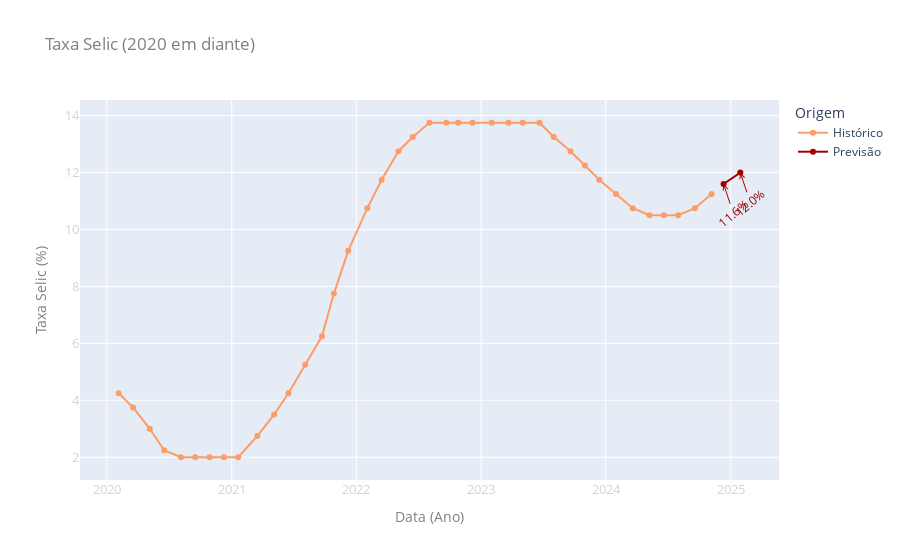

Write notebook code for a chart like this one.
### Code cell
# # Plot com a paleta ajustada
fig = px.line(
    df_filtrado,
    x="Data",
    y="Taxa_Selic",
    color="Origem",
    title="Taxa Selic (2010 em diante)",
    labels={"Data": "Data (Ano)", "Taxa_Selic": "Taxa Selic (%)"},
    color_discrete_map=color_discrete_map,
    markers=True
)

# Adicionando os valores como texto nos pontos de previsão
for i, row in df_filtrado[df_filtrado["Origem"] == "Previsão"].iterrows():
    fig.add_annotation(
        x=row["Data"],
        y=row["Taxa_Selic"],
        text=f"{row['Taxa_Selic']}%",  # Exibe o valor formatado
        showarrow=True,
        arrowhead=5,
        ax=10,
        ay=30,
        font=dict(color="rgb(164, 0, 0)", size=12),
        textangle=-40,
        arrowcolor="rgb(164, 0, 0)"
    )

fig.update_layout(
    xaxis=dict(
        tickformat="%Y",
        title=dict(text="Data (Ano)", font=dict(color="gray")),  # Cor do título do eixo X
        tickfont=dict(color="lightgray", size=13)  # Cor dos ticks do eixo X
    ),
    yaxis=dict(
        title=dict(text="Taxa Selic (%)", font=dict(color="gray")),  # Cor do título do eixo Y
        tickfont=dict(color="lightgray", size=13)  # Cor dos ticks do eixo Y
    ),
    title=dict(
        text="Taxa Selic (2020 em diante)",  # Texto do título
        font=dict(color="gray")  # Título em negrito
    )
)


# Ajustando o layout
fig.update_layout(xaxis=dict(tickformat="%Y"))
fig.show()

### Figure 1 — Plotly figure (JSON) as saved in the notebook; plotly's stock layout.template omitted (floating-point values rounded to 4 significant figures)
{"data": [{"hovertemplate": "Origem=Histórico<br>Data (Ano)=%{x}<br>Taxa Selic (%)=%{y}<extra></extra>", "legendgroup": "Histórico", "line": {"color": "rgb(252, 157, 104)", "dash": "solid"}, "marker": {"symbol": "circle"}, "mode": "markers+lines", "name": "Histórico", "orientation": "v", "showlegend": true, "type": "scatter", "x": ["2020-02-05T00:00:00", "2020-03-18T00:00:00", "2020-05-06T00:00:00", "2020-06-17T00:00:00", "2020-08-05T00:00:00", "2020-09-16T00:00:00", "2020-10-28T00:00:00", "2020-12-09T00:00:00", "2021-01-20T00:00:00", "2021-03-17T00:00:00", "2021-05-05T00:00:00", "2021-06-16T00:00:00", "2021-08-04T00:00:00", "2021-09-22T00:00:00", "2021-10-27T00:00:00", "2021-12-08T00:00:00", "2022-02-02T00:00:00", "2022-03-16T00:00:00", "2022-05-04T00:00:00", "2022-06-15T00:00:00", "2022-08-03T00:00:00", "2022-09-21T00:00:00", "2022-10-26T00:00:00", "2022-12-07T00:00:00", "2023-02-01T00:00:00", "2023-03-22T00:00:00", "2023-05-03T00:00:00", "2023-06-21T00:00:00", "2023-08-02T00:00:00", "2023-09-20T00:00:00", "2023-11-01T00:00:00", "2023-12-13T00:00:00", "2024-01-31T00:00:00", "2024-03-20T00:00:00", "2024-05-08T00:00:00", "2024-06-19T00:00:00", "2024-07-31T00:00:00", "2024-09-18T00:00:00", "2024-11-06T00:00:00"], "xaxis": "x", "y": [4.25, 3.75, 3, 2.25, 2, 2, 2, 2, 2, 2.75, 3.5, 4.25, 5.25, 6.25, 7.75, 9.25, 10.75, 11.75, 12.75, 13.25, 13.75, 13.75, 13.75, 13.75, 13.75, 13.75, 13.75, 13.75, 13.25, 12.75, 12.25, 11.75, 11.25, 10.75, 10.5, 10.5, 10.5, 10.75, 11.25], "yaxis": "y"}, {"hovertemplate": "Origem=Previsão<br>Data (Ano)=%{x}<br>Taxa Selic (%)=%{y}<extra></extra>", "legendgroup": "Previsão", "line": {"color": "rgb(164, 0, 0)", "dash": "solid"}, "marker": {"symbol": "circle"}, "mode": "markers+lines", "name": "Previsão", "orientation": "v", "showlegend": true, "type": "scatter", "x": ["2024-12-11T00:00:00", "2025-01-29T00:00:00"], "xaxis": "x", "y": [11.6, 12], "yaxis": "y"}], "layout": {"annotations": [{"arrowcolor": "rgb(164, 0, 0)", "arrowhead": 5, "ax": 10, "ay": 30, "font": {"color": "rgb(164, 0, 0)", "size": 12}, "showarrow": true, "text": "11.6%", "textangle": -40, "x": "2024-12-11T00:00:00", "y": 11.6}, {"arrowcolor": "rgb(164, 0, 0)", "arrowhead": 5, "ax": 10, "ay": 30, "font": {"color": "rgb(164, 0, 0)", "size": 12}, "showarrow": true, "text": "12.0%", "textangle": -40, "x": "2025-01-29T00:00:00", "y": 12}], "legend": {"title": {"text": "Origem"}, "tracegroupgap": 0}, "title": {"font": {"color": "gray"}, "text": "Taxa Selic (2020 em diante)"}, "xaxis": {"anchor": "y", "domain": [0, 1], "tickfont": {"color": "lightgray", "size": 13}, "tickformat": "%Y", "title": {"font": {"color": "gray"}, "text": "Data (Ano)"}}, "yaxis": {"anchor": "x", "domain": [0, 1], "tickfont": {"color": "lightgray", "size": 13}, "title": {"font": {"color": "gray"}, "text": "Taxa Selic (%)"}}}}
